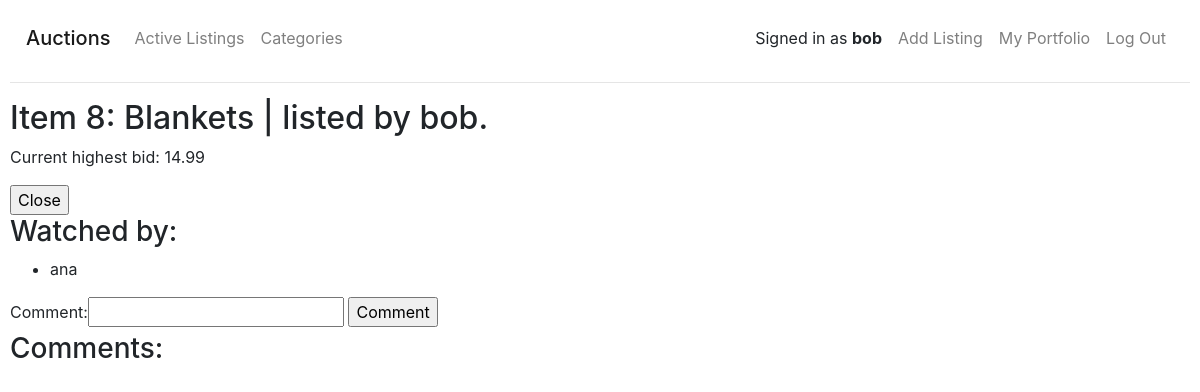
Before: /item/8 (signed in) with the older database file.
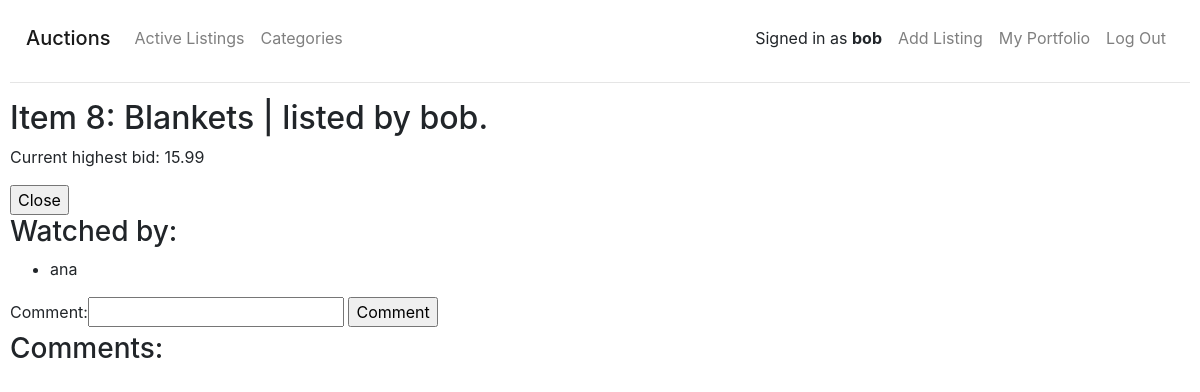
After: the same page with the newer database file.
### auctions/models.py (models this page shows, shortened)
class Listing(models.Model):
    user = models.ForeignKey(User, on_delete=models.CASCADE, related_name='listings')
    category = models.ForeignKey(Category, on_delete=models.CASCADE, related_name='listings', default=1)
    title = models.CharField(max_length=32)
    description = models.CharField(max_length=640, blank=True)
    image_url = models.URLField(max_length=200, blank=True)
    start_bid = models.DecimalField(max_digits=7, decimal_places=2)
    current_price = models.DecimalField(max_digits=7, decimal_places=2)
    closed = models.BooleanField(default=False)

class User(AbstractUser):
    watching = models.ManyToManyField('Listing', blank=True, related_name='watchers')

### auctions/views.py (the view)
# urls.py: path('item/<int:item_id>', views.item, name='item'),
@login_required(login_url='/login')
def item(request, item_id):
    item = Listing.objects.get(pk=item_id)
    bid = Bid.objects.filter(listing=item_id).order_by('-bid').first()
    comments = Comment.objects.filter(listing=item_id)
    watchers = item.watchers.all()
    if item.watchers.filter(username=request.user):
        watching = True
    else:
        watching = False
    if request.method == 'POST':
        user = request.user
        if request.POST['action'] == 'Watch':
            user.watching.add(item)
        elif request.POST['action'] == 'Unwatch':
            user.watching.remove(item)
        elif request.POST['action'] == 'Bid':
            form_bid = NewBid(request.POST)
            if form_bid.is_valid():
                if form_bid.cleaned_data['bid'] <= item.current_price:
                    messages.error(request, f"Your bid needs to be at least {item.current_price} high.")
                    return render(request, 'auctions/item.html', {
                        'item': item,
                        'bid': bid,
                        'form_bid': form_bid,
                        'comments': comments,
                        'form_comment': NewComment(),
                })
                else:
                    new_bid = Bid()
                    new_bid.bid = form_bid.cleaned_data['bid']
                    new_bid.listing = item
                    new_bid.user = user
                    new_bid.save()
                    item.current_price = form_bid.cleaned_data['bid']
                    item.save()
        elif request.POST['action'] == 'Comment':
            form_comment = NewComment(request.POST)
            if form_comment.is_valid():
                new_comment = Comment()
                new_comment.comment = form_comment.cleaned_data['comment']
                new_comment.listing = item
                new_comment.user = user
                new_comment.save()
        elif request.POST['action'] == 'Close':
            item.closed = True
            item.save()
            bid.winning_bid = True
            bid.save()
        return HttpResponseRedirect(reverse('item', args=(item_id, )))
    else:
        if item.closed:
            return render(request, 'auctions/item_closed.html', {
            'item': item,
            'bid': bid,
            'comments': comments,
            })
        else:
            return render(request, 'auctions/item.html', {
                'item': item,
                'watchers': watchers,
                'watching': watching,
                'bid': bid,
                'comments': comments,
                'form_bid': NewBid(),
                'form_comment': NewComment()
            })

### auctions/forms.py
class NewBid(forms.Form):
  bid = forms.DecimalField(max_digits=7, decimal_places=2)

class NewComment(forms.Form):
  comment = forms.CharField(max_length=550)

### auctions/templates/auctions/item.html (shortened to what this page needs)
{% extends "auctions/layout.html" %}
{% block body %}
<h2>Item {{ item.id }}: {{ item.title }} | listed by {{ item.user }}.</h2>
{% block status %}
{% if item.user == user %}
<p>Current highest bid: {{ item.current_price }}
</p>
<form method="post">
	<input type="submit" name="action" value="Close">
</form>
{% endif %}
<h3>Watched by:</h3>
<ul>
	{% for watcher in watchers %}
	<li>{{ watcher }}</li>
	{% empty %}
	<li>Nobody watching</li>
	{% endfor %}
</ul>
<form method="post">
	{{ form_comment }}
	<input type="submit" name="action" value="Comment">
</form>
{% endblock %}
<h3>Comments:</h3>
{% endblock %}

Changed rows visible on the page:
changed Listing "Blankets": current_price "14.99" → "15.99"
